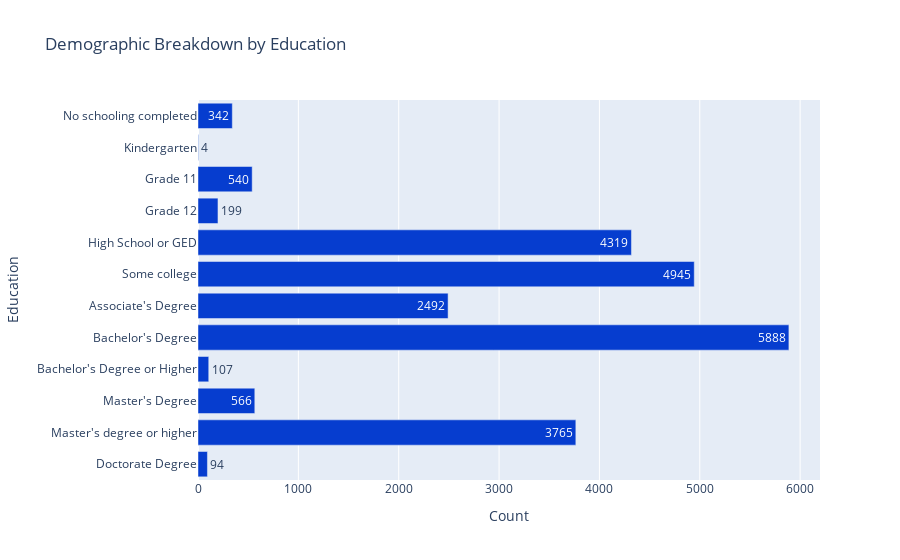

The notebook cell saved with this chart:
### Code cell
# look in distinct_values.csv to see results
get_distinct_values('df_combined','EDUCATION')

fig = px.bar(
    create_distinct_value_count_df('df_combined','EDUCATION','("Refused","Don\'t know/Refused/Web blank")'),
    y = 'EDUCATION',
    x = 'Count',
    title = 'Demographic Breakdown by Education',
    color_discrete_sequence=['#063dcf'], 
    text='Count',
    category_orders={'EDUCATION':[
        'No schooling completed',
        'Kindergarten',
        'Grade 11',
        'Grade 12',
        'High School or GED',
        "Some college",
        "Associate's Degree",
        "Bachelor's Degree",
        "Bachelor's Degree or Higher",
        "Master's Degree",
        "Master's degree or higher",
        "Doctorate Degree"
    ]}
)
fig.update_yaxes(title="Education").show()

### Figure 1 — Plotly figure (JSON) as saved in the notebook; plotly's stock layout.template omitted (floating-point values rounded to 4 significant figures)
{"data": [{"alignmentgroup": "True", "hovertemplate": "Count=%{text}<br>EDUCATION=%{y}<extra></extra>", "legendgroup": "", "marker": {"color": "#063dcf", "pattern": {"shape": ""}}, "name": "", "offsetgroup": "", "orientation": "h", "showlegend": false, "text": [2492, 5888, 107, 94, 540, 199, 4319, 4, 566, 3765, 342, 4945], "textposition": "auto", "type": "bar", "x": [2492, 5888, 107, 94, 540, 199, 4319, 4, 566, 3765, 342, 4945], "xaxis": "x", "y": ["Associate's Degree", "Bachelor's Degree", "Bachelor's Degree or Higher", "Doctorate Degree", "Grade 11", "Grade 12", "High School or GED", "Kindergarten", "Master's Degree", "Master's degree or higher", "No schooling completed", "Some college"], "yaxis": "y"}], "layout": {"autosize": true, "barmode": "relative", "legend": {"tracegroupgap": 0}, "title": {"text": "Demographic Breakdown by Education"}, "xaxis": {"anchor": "y", "autorange": true, "domain": [0, 1], "range": [0, 6198.0], "title": {"text": "Count"}, "type": "linear"}, "yaxis": {"anchor": "x", "autorange": true, "categoryarray": ["Doctorate Degree", "Master's degree or higher", "Master's Degree", "Bachelor's Degree or Higher", "Bachelor's Degree", "Associate's Degree", "Some college", "High School or GED", "Grade 12", "Grade 11", "Kindergarten", "No schooling completed"], "categoryorder": "array", "domain": [0, 1], "range": [-0.5, 11.5], "title": {"text": "Education"}, "type": "category"}}}
